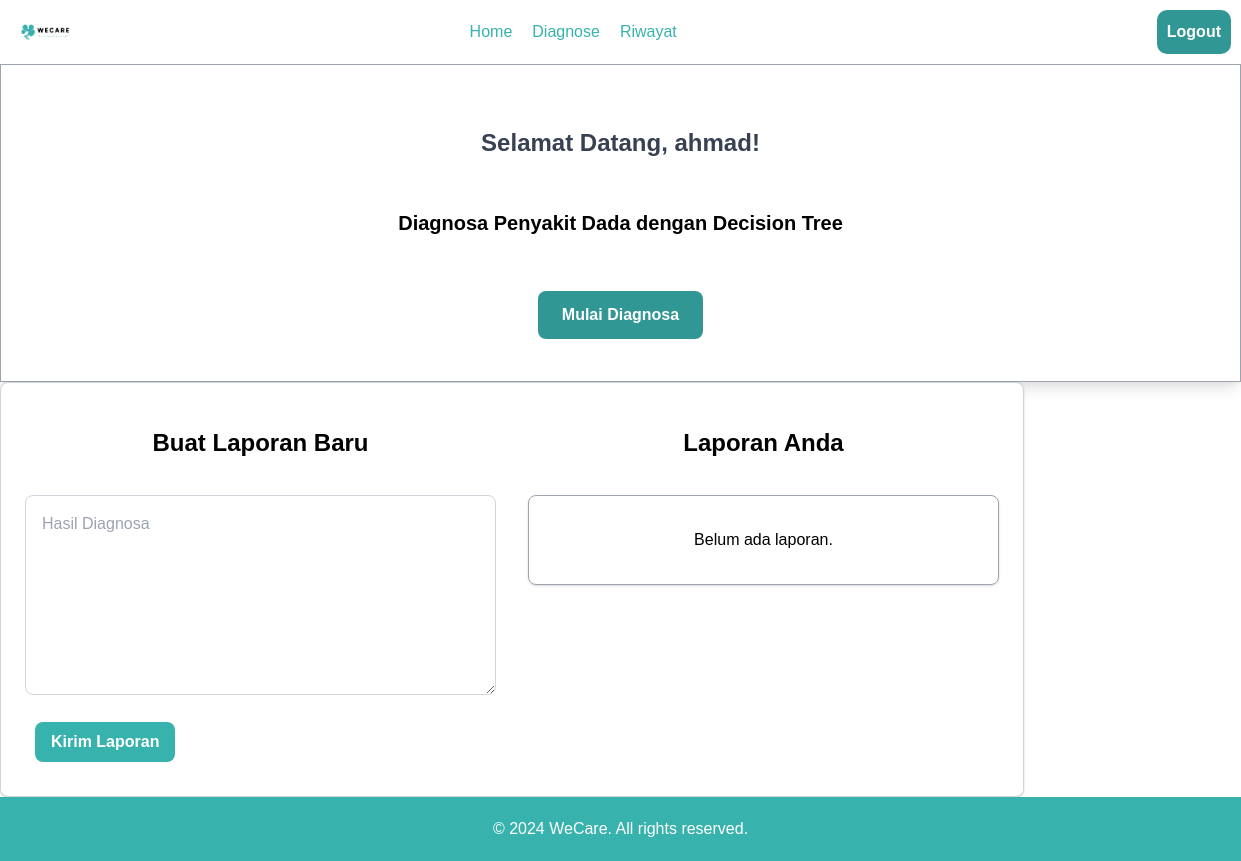
Page /diagnose.php (signed in) on the earlier database version.
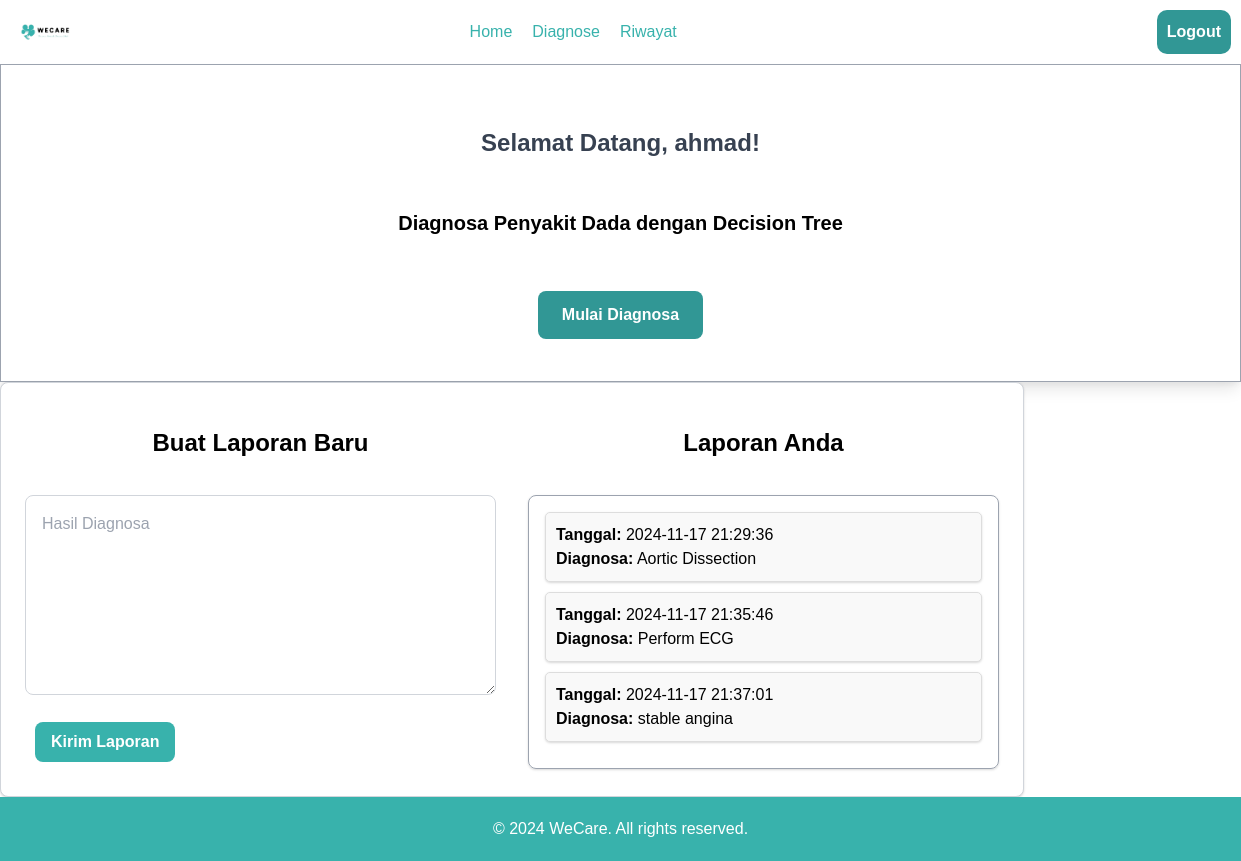
Same page on the later database version.
### tables this page shows
CREATE TABLE `laporan` (
  `id_laporan` int(11) NOT NULL,
  `username` varchar(50) DEFAULT NULL,
  `tanggal_periksa` datetime NOT NULL DEFAULT current_timestamp(),
  `diagnosa` varchar(50) DEFAULT NULL
);

### diagnose.php (the view, shortened to what this page needs)
<?php
include("connect.php");
function isActive($path) {
  return ($_SERVER['REQUEST_URI'] === $path) ? 'text-white font-bold' : '';
}
$laporan = [];
$queryLaporan = "SELECT * FROM laporan WHERE username = '" . $_SESSION['username'] . "'";
$resultLaporan = mysqli_query($connect, $queryLaporan);
while ($row = mysqli_fetch_assoc($resultLaporan)) {
    $laporan[] = $row;
}
?>
<!DOCTYPE html>
<html lang="en">
<head>
    <link href="https://cdn.jsdelivr.net/npm/tailwindcss@2.0.0/dist/tailwind.min.css" rel="stylesheet">
</head>
<body>
<nav class="navbar">
    <div><img src="assets/logo_base.png" class="brand" alt="WeCare""></div>
    <ul class="menu">
        <li>
            <a href="home2.php" class="<?php echo isActive('home2.php'); ?>">Home</a>
        </li>
        <li>
            <a href="diagnose.php" class="<?php echo isActive('diagnose.php'); ?>">Diagnose</a>
        </li>
        <li>
            <a href="riwayat.php" class="<?php echo isActive('riwayat.php'); ?>">Riwayat</a>
        </li>
    </ul>
        <a href="login.php"><button class="button">Logout</button></a>
</nav>
<section class="w-full mx-auto mt-15 p-8 bg-white shadow-lg border border-gray-400">
  <h1 class="text-2xl font-bold text-gray-700 text-center mb-4">
    Selamat Datang, <?= $_SESSION['username'] ?>!
  </h1>
  <h2 class="text-xl text-teal-600 text-center font-semibold mb-6">
    Diagnosa Penyakit Dada dengan Decision Tree
  </h2>
  <div id="start-section" class="text-center">
    <button id="start-button" class="px-6 py-3 bg-teal-500 text-white font-semibold rounded-lg hover:bg-teal-600">
      Mulai Diagnosa
    </button>
  </div>
</section>
  <div class="container border border-gray-300 bg-white rounded-lg shadow p-6 flex justify-between">
    <div class="flex-1 mr-4">
      <h3 class="text-2xl font-bold mb-4">Buat Laporan Baru</h3>
      <form method="POST">
        <textarea name="diagnosa" id="diagnosa" placeholder="Hasil Diagnosa" required class="w-full p-4 border border-gray-300 rounded-lg"></textarea><br>
        <button type="submit" style="background:#38b2ac" class="hover:opacity-80 text-white font-bold py-2 px-4 rounded-lg">Kirim Laporan</button>
      </form>
    </div>
    <div class="laporan-list flex-1 ml-4">
      <h3 class="text-2xl font-bold mb-4">Laporan Anda</h3>
      <div class="overflow-y-scroll border border-gray-400 rounded-lg shadow p-4" style="max-height: 600px;">
        <?php if (count($laporan) > 0): ?>
          <?php foreach ($laporan as $item): ?>
            <div class="laporan-item bg-white p-4 rounded-lg shadow mb-4">
              <p><strong>Tanggal:</strong> <?= $item['tanggal_periksa'] ?></p>
              <p><strong>Diagnosa:</strong> <?= htmlspecialchars($item['diagnosa']) ?></p>
            </div>
          <?php endforeach; ?>
        <?php else: ?>
          <p class="text-center p-4">Belum ada laporan.</p>
        <?php endif; ?>
      </div>
    </div>
  </div>
<footer style="background-color: #38b2ac; color: white; display: block; position: relative; z-index: 10;">
    <div class="p-5 text-center">
        <p>&copy; 2024 WeCare. All rights reserved.</p>
    </div>
</footer>
</body>
</html>

Differences in the rows shown:
added laporan: tanggal_periksa "2024-11-17 21:29:36", diagnosa "Aortic Dissection"
added laporan: tanggal_periksa "2024-11-17 21:35:46", diagnosa "Perform ECG"
added laporan: tanggal_periksa "2024-11-17 21:37:01", diagnosa "stable angina"
Other differences:
text no longer shown: "Belum ada laporan."
